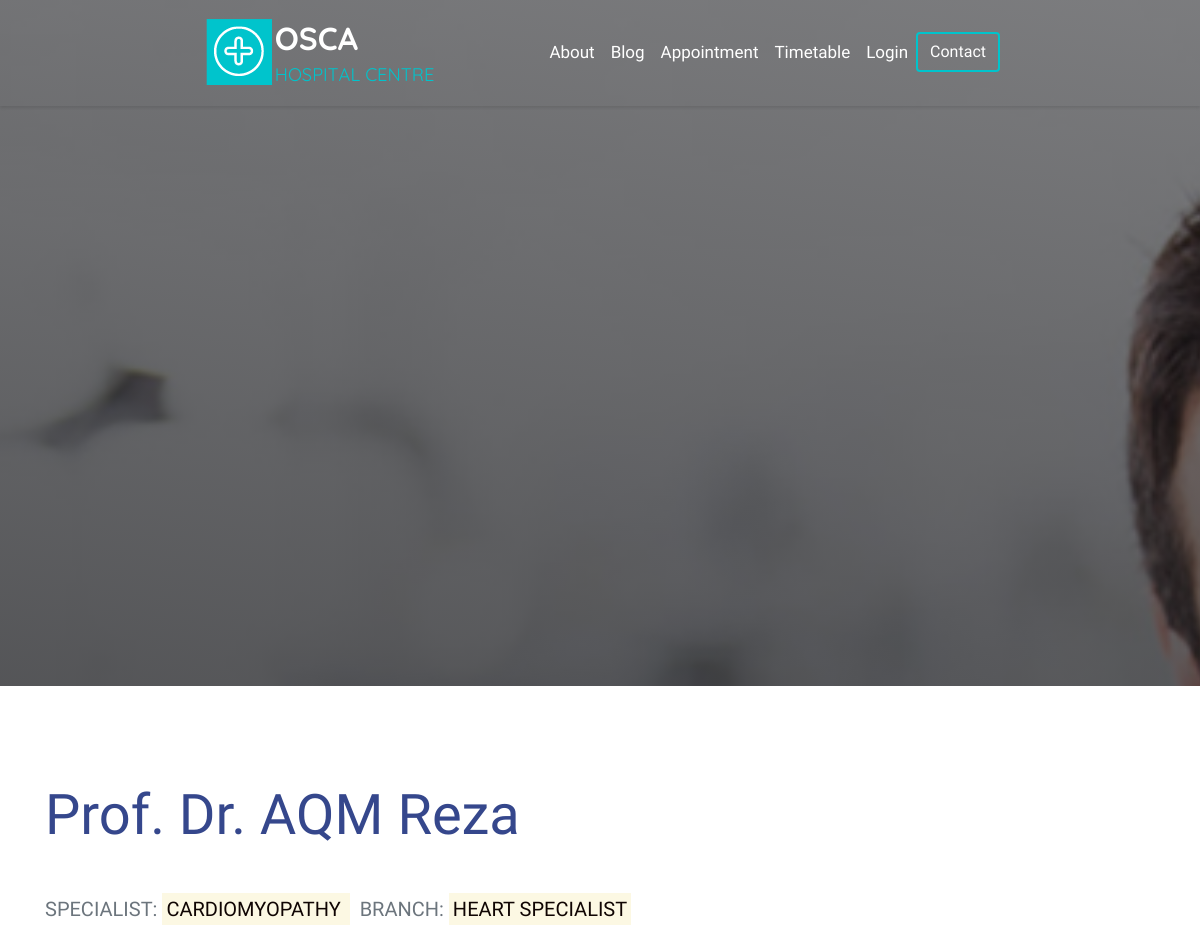
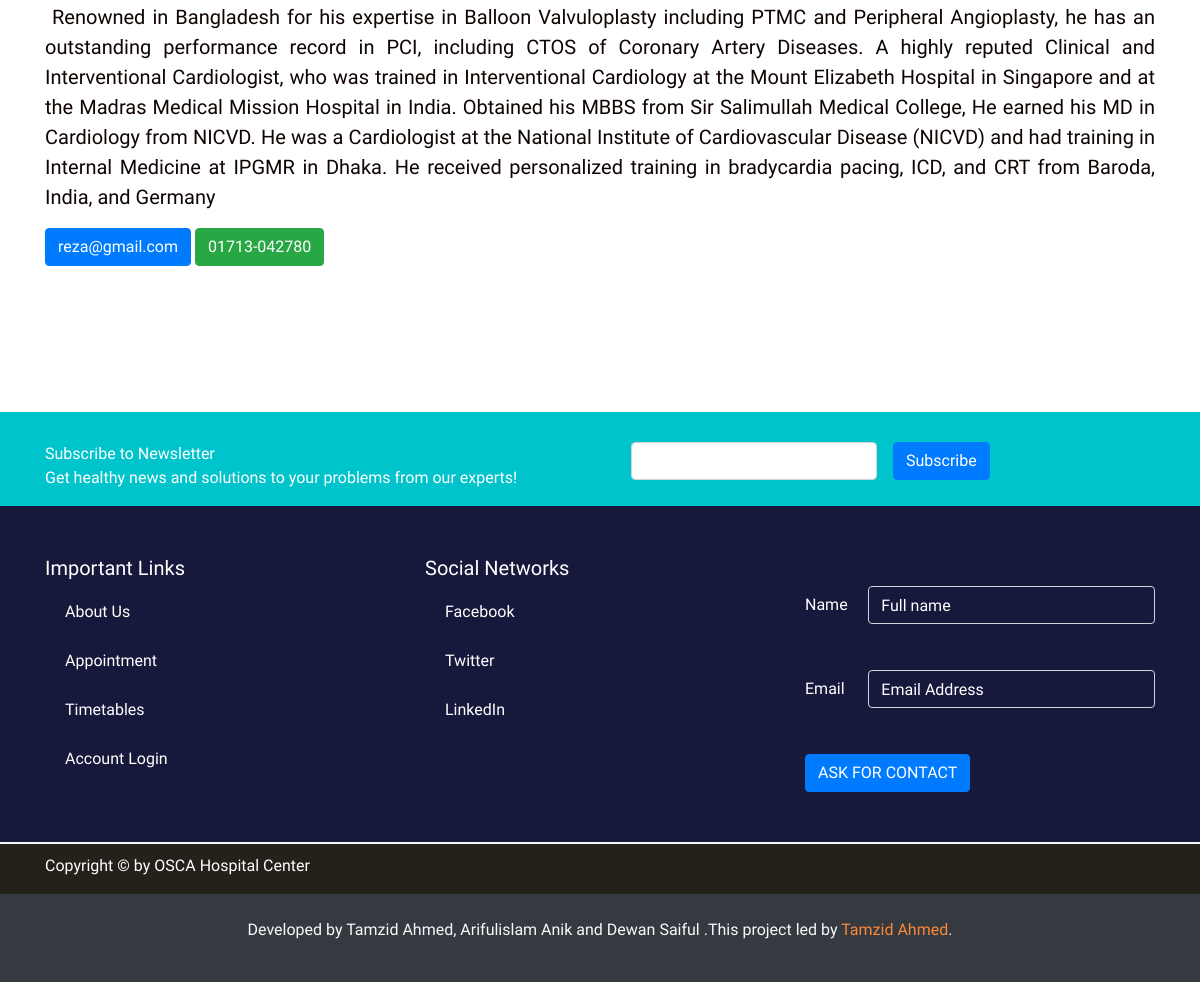
Page /templates/doctor_profile_template.php?id=37 on the committed database (2 pictures, top to bottom).
### tables this page shows
CREATE TABLE `user` (
  `id` int(11) NOT NULL,
  `user_type` varchar(15) NOT NULL,
  `full_name` varchar(50) NOT NULL,
  `email` varchar(50) NOT NULL,
  `phone` varchar(50) DEFAULT NULL,
  `password` varchar(100) NOT NULL,
  `description` mediumtext DEFAULT NULL,
  `category` varchar(40) DEFAULT NULL,
  `service` varchar(40) DEFAULT NULL,
  `profile_picture` varchar(500) DEFAULT NULL,
  `registration_time` timestamp NOT NULL DEFAULT current_timestamp() ON UPDATE current_timestamp()
);

### controller/config.inc.php (called while the page is built, shortened)
<?php
$servername = "localhost";
$db_username = "root";
$db_password = "";
$db_name = "osca_new";
function getArray($query)
{
  global $servername, $db_username, $db_password, $db_name;
  $conn = mysqli_connect($servername, $db_username, $db_password, $db_name);
  $data = array();
  $result = mysqli_query($conn, $query);
  if (mysqli_num_rows($result) > 0) {
    while ($row = mysqli_fetch_assoc($result)) {
      $data[] = $row;
    }
  }
  return $data;
}

### controller/Controller.php (called while the page is built, shortened)
<?php
require_once 'config.inc.php';
function getDoctor($doctor_id)
{
    $query = "SELECT * FROM `user` WHERE `id` = '$doctor_id' ";
    $doctor = getArray($query);
    return $doctor;
}

### templates/doctor_profile_template.php (the view, shortened to what this page needs)
<?php
include('../includes/header.php');
require_once '../controller/Controller.php';
$doctor_id = $_REQUEST["id"];
$doctor = getDoctor($doctor_id);
?>
<body>
  <div class="jumbotron jumbotron-fluid single-doctor-hero" style="background-image:linear-gradient(9deg, rgba(24,25,28,1) 0%, rgba(25,26,30,0.5578606442577031) 100%),url(/assets/images/uploaded_images/doctor_images/<?php echo $doctor[0]["profile_picture"] ?>)">
  </div>
  <div class="jumbotron jumbotron-fluid">
    <div class="container">
      <h1 class="display-4 doctor-post-title"><?php echo $doctor[0]["full_name"] ?></h1>
      <h5 class="mb-0 text-muted">SPECIALIST: <mark><?php echo $doctor[0]["service"] ?> </mark>&nbsp;
        BRANCH: <mark> <?php echo $doctor[0]["category"] ?> </mark> </h5>
      <br>
      <p class="lead doctor-post-p" style="white-space: pre-wrap;"> <?php echo $doctor[0]["description"] ?> </p>
      <a href="mailto:<?php echo $doctor[0]["email"] ?> ">
        <button type="button" class="btn btn-primary "><?php echo $doctor[0]["email"] ?> </button></a>
      <a href="tel:<?php echo $doctor["phone"] ?> ">
        <button type="button" class="btn btn-success"><?php echo $doctor[0]["phone"] ?> </button></a>
    </div>
  </div>
</body>
<?php
include('../includes/footer.php');
?>

### assets/css/styles.css (style rules this page uses)
* { font-family: "Oswald", sans-serif; margin: 0; padding: 0; color: #0f0402; }
a { text-decoration: none !important; }
.jumbotron-fluid { background-color: transparent !important; }
.single-blog-hero, .single-doctor-hero { min-height: 700px; overflow: hidden; background-attachment: fixed; background-position: center; background-repeat: no-repeat; background-size: cover; margin-top: -120px; }
.blog-post-tile, .doctor-post-title, .patient-post-title { color: #35478c !important; padding-bottom: 40px; }
.blog-post-p, .doctor-post-p, .patient-post-p { text-align: justify; }
::placeholder { color: white !important; }

### rows in the picture
user: profile_picture (picture), full_name "Prof. Dr. AQM Reza", service "CARDIOMYOPATHY", category "HEART SPECIALIST", description "Renowned in Bangladesh for his expertise in Balloon Valvuloplasty including PTMC and Peripheral Angioplasty, he has an outstanding performance record in PCI, including CTOS of Coronary Artery Diseases. A highly reputed Clinical and Interventional Cardiologist, who was trained in Interventional Cardiology at the Mount Elizabeth Hospital in Singapore and at the Madras Medical Mission Hospital in India. Obtained his MBBS from Sir Salimullah Medical College, He earned his MD in Cardiology from NICVD. He was a Cardiologist at the National Institute of Cardiovascular Disease (NICVD) and had training in Internal Medicine at IPGMR in Dhaka. He received personalized training in bradycardia pacing,…", email "reza@gmail.com", phone "01713-042780"
